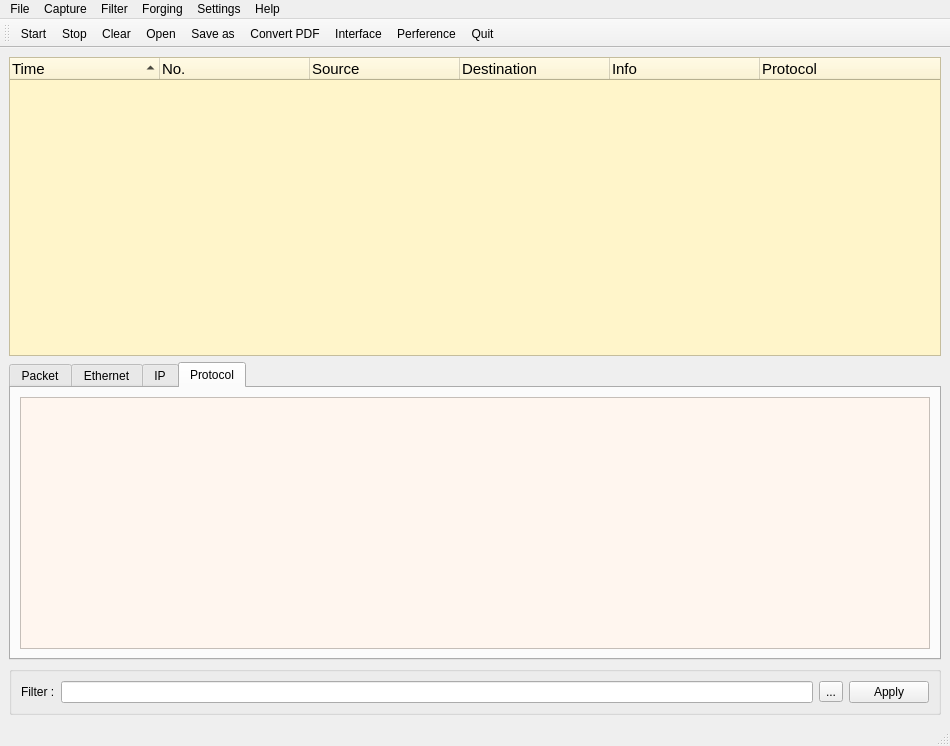
<?xml version="1.0" encoding="UTF-8"?>
<ui version="4.0">
 <class>MainWindow</class>
 <widget class="QMainWindow" name="MainWindow">
  <property name="geometry">
   <rect>
    <x>0</x>
    <y>0</y>
    <width>950</width>
    <height>746</height>
   </rect>
  </property>
  <property name="windowTitle">
   <string>JKSniffer</string>
  </property>
  <property name="windowIcon">
   <iconset>
    <normaloff>icon/icon.png</normaloff>icon/icon.png</iconset>
  </property>
  <widget class="QWidget" name="centralwidget">
   <layout class="QVBoxLayout" name="verticalLayout_2">
    <item>
     <layout class="QVBoxLayout" name="verticalLayout">
      <item>
       <widget class="QTreeWidget" name="packetsList">
        <property name="font">
         <font>
          <family>Cantarell</family>
          <pointsize>11</pointsize>
          <weight>50</weight>
          <italic>false</italic>
          <bold>false</bold>
         </font>
        </property>
        <property name="mouseTracking">
         <bool>true</bool>
        </property>
        <property name="styleSheet">
         <string notr="true">font: 11pt &quot;Cantarell&quot;;
background-color: rgb(255, 245, 202);
selection-background-color: rgb(199, 199, 199);
</string>
        </property>
        <property name="rootIsDecorated">
         <bool>false</bool>
        </property>
        <property name="itemsExpandable">
         <bool>true</bool>
        </property>
        <property name="sortingEnabled">
         <bool>true</bool>
        </property>
        <property name="animated">
         <bool>true</bool>
        </property>
        <property name="columnCount">
         <number>6</number>
        </property>
        <attribute name="headerVisible">
         <bool>true</bool>
        </attribute>
        <attribute name="headerDefaultSectionSize">
         <number>150</number>
        </attribute>
        <attribute name="headerMinimumSectionSize">
         <number>150</number>
        </attribute>
        <column>
         <property name="text">
          <string>Time</string>
         </property>
        </column>
        <column>
         <property name="text">
          <string>No.</string>
         </property>
        </column>
        <column>
         <property name="text">
          <string>Source</string>
         </property>
        </column>
        <column>
         <property name="text">
          <string>Destination</string>
         </property>
        </column>
        <column>
         <property name="text">
          <string>Info</string>
         </property>
        </column>
        <column>
         <property name="text">
          <string>Protocol</string>
         </property>
        </column>
       </widget>
      </item>
      <item>
       <widget class="QTabWidget" name="packetDetail">
        <property name="maximumSize">
         <size>
          <width>16777215</width>
          <height>400</height>
         </size>
        </property>
        <property name="tabPosition">
         <enum>QTabWidget::North</enum>
        </property>
        <property name="tabShape">
         <enum>QTabWidget::Rounded</enum>
        </property>
        <property name="currentIndex">
         <number>3</number>
        </property>
        <widget class="QWidget" name="tab_packet">
         <property name="styleSheet">
          <string notr="true"/>
         </property>
         <attribute name="title">
          <string>Packet</string>
         </attribute>
         <layout class="QGridLayout" name="gridLayout_4">
          <item row="0" column="0">
           <widget class="QTextBrowser" name="tab_packet_hexdump">
            <property name="styleSheet">
             <string notr="true">font: 75 12pt &quot;Courier 10 Pitch&quot;;
background-color: rgb(255, 246, 239);
color: rgb(255, 85, 0);</string>
            </property>
            <property name="html">
             <string>&lt;!DOCTYPE HTML PUBLIC &quot;-//W3C//DTD HTML 4.0//EN&quot; &quot;http://www.w3.org/TR/REC-html40/strict.dtd&quot;&gt;
&lt;html&gt;&lt;head&gt;&lt;meta name=&quot;qrichtext&quot; content=&quot;1&quot; /&gt;&lt;style type=&quot;text/css&quot;&gt;
p, li { white-space: pre-wrap; }
&lt;/style&gt;&lt;/head&gt;&lt;body style=&quot; font-family:'Courier 10 Pitch'; font-size:12pt; font-weight:72; font-style:normal;&quot;&gt;
&lt;p style=&quot; margin-top:0px; margin-bottom:0px; margin-left:0px; margin-right:0px; -qt-block-indent:0; text-indent:0px;&quot;&gt;&lt;span style=&quot; font-family:'Cantarell'; font-weight:400; color:#ff5500;&quot;&gt;No packet selected&lt;/span&gt;&lt;/p&gt;&lt;/body&gt;&lt;/html&gt;</string>
            </property>
           </widget>
          </item>
         </layout>
        </widget>
        <widget class="QWidget" name="tab_ethernet">
         <attribute name="title">
          <string>Ethernet</string>
         </attribute>
         <layout class="QGridLayout" name="gridLayout_6">
          <item row="0" column="0">
           <widget class="QTreeWidget" name="tab_ethernet_list">
            <property name="styleSheet">
             <string notr="true">font: 11pt &quot;Cantarell&quot;;
background-color: rgb(255, 246, 239);
color: rgb(0, 0, 127);</string>
            </property>
            <property name="selectionMode">
             <enum>QAbstractItemView::NoSelection</enum>
            </property>
            <property name="rootIsDecorated">
             <bool>false</bool>
            </property>
            <attribute name="headerVisible">
             <bool>false</bool>
            </attribute>
            <attribute name="headerDefaultSectionSize">
             <number>200</number>
            </attribute>
            <attribute name="headerMinimumSectionSize">
             <number>200</number>
            </attribute>
            <column>
             <property name="text">
              <string>Field name</string>
             </property>
            </column>
            <column>
             <property name="text">
              <string>Value</string>
             </property>
            </column>
           </widget>
          </item>
         </layout>
        </widget>
        <widget class="QWidget" name="tab_ip">
         <attribute name="title">
          <string>IP</string>
         </attribute>
         <layout class="QGridLayout" name="gridLayout_7">
          <item row="0" column="0">
           <widget class="QTreeWidget" name="tab_ip_list">
            <property name="styleSheet">
             <string notr="true">font: 11pt &quot;Cantarell&quot;;
background-color: rgb(255, 246, 239);
color: rgb(0, 0, 127);</string>
            </property>
            <property name="selectionMode">
             <enum>QAbstractItemView::NoSelection</enum>
            </property>
            <property name="rootIsDecorated">
             <bool>false</bool>
            </property>
            <property name="animated">
             <bool>true</bool>
            </property>
            <attribute name="headerVisible">
             <bool>false</bool>
            </attribute>
            <attribute name="headerDefaultSectionSize">
             <number>200</number>
            </attribute>
            <attribute name="headerMinimumSectionSize">
             <number>200</number>
            </attribute>
            <column>
             <property name="text">
              <string>Field name</string>
             </property>
            </column>
            <column>
             <property name="text">
              <string>Value</string>
             </property>
            </column>
           </widget>
          </item>
         </layout>
        </widget>
        <widget class="QWidget" name="tab_protocol">
         <attribute name="title">
          <string>Protocol</string>
         </attribute>
         <layout class="QGridLayout" name="gridLayout_5">
          <item row="0" column="0">
           <widget class="QTreeWidget" name="tab_protocol_list">
            <property name="styleSheet">
             <string notr="true">font: 11pt &quot;Cantarell&quot;;
background-color: rgb(255, 246, 239);
color: rgb(0, 0, 127);</string>
            </property>
            <property name="selectionMode">
             <enum>QAbstractItemView::NoSelection</enum>
            </property>
            <property name="rootIsDecorated">
             <bool>false</bool>
            </property>
            <property name="animated">
             <bool>true</bool>
            </property>
            <attribute name="headerVisible">
             <bool>false</bool>
            </attribute>
            <attribute name="headerDefaultSectionSize">
             <number>200</number>
            </attribute>
            <attribute name="headerMinimumSectionSize">
             <number>200</number>
            </attribute>
            <column>
             <property name="text">
              <string>Field name</string>
             </property>
            </column>
            <column>
             <property name="text">
              <string>Value</string>
             </property>
            </column>
           </widget>
          </item>
         </layout>
        </widget>
       </widget>
      </item>
     </layout>
    </item>
    <item>
     <widget class="QGroupBox" name="groupBox">
      <property name="title">
       <string/>
      </property>
      <layout class="QHBoxLayout" name="horizontalLayout_2">
       <item>
        <widget class="QLabel" name="label">
         <property name="text">
          <string>Filter :</string>
         </property>
        </widget>
       </item>
       <item>
        <widget class="QLineEdit" name="filtersInput">
         <property name="toolTip">
          <string>LayerType/Field/Value, LayerType/Field/Value, ....</string>
         </property>
         <property name="statusTip">
          <string>LayerType/Field/Value, LayerType/Field/Value, ....</string>
         </property>
        </widget>
       </item>
       <item>
        <widget class="QToolButton" name="toolButton">
         <property name="text">
          <string>...</string>
         </property>
        </widget>
       </item>
       <item>
        <widget class="QPushButton" name="filtersApplyBtn">
         <property name="text">
          <string>Apply</string>
         </property>
        </widget>
       </item>
      </layout>
      <zorder>filtersInput</zorder>
      <zorder>filtersApplyBtn</zorder>
      <zorder>toolButton</zorder>
      <zorder>label</zorder>
     </widget>
    </item>
   </layout>
  </widget>
  <widget class="QStatusBar" name="statusbar"/>
  <widget class="QMenuBar" name="menuBar">
   <property name="geometry">
    <rect>
     <x>0</x>
     <y>0</y>
     <width>950</width>
     <height>25</height>
    </rect>
   </property>
   <widget class="QMenu" name="menuFile">
    <property name="title">
     <string>File</string>
    </property>
    <addaction name="actionOpen"/>
    <addaction name="actionSave_as"/>
    <addaction name="actionConvert_PDF"/>
    <addaction name="actionQuit"/>
   </widget>
   <widget class="QMenu" name="menuCapture">
    <property name="title">
     <string>Capture</string>
    </property>
    <addaction name="actionStart"/>
    <addaction name="actionStop"/>
    <addaction name="actionClear"/>
   </widget>
   <widget class="QMenu" name="menuForging">
    <property name="title">
     <string>Forging</string>
    </property>
   </widget>
   <widget class="QMenu" name="menuSettings">
    <property name="title">
     <string>Settings</string>
    </property>
    <addaction name="actionInterface"/>
    <addaction name="actionPacket"/>
    <addaction name="actionPerference"/>
   </widget>
   <widget class="QMenu" name="menuFilter">
    <property name="title">
     <string>Filter</string>
    </property>
   </widget>
   <widget class="QMenu" name="menuHelp">
    <property name="title">
     <string>Help</string>
    </property>
    <addaction name="actionAbout"/>
    <addaction name="actionManual"/>
   </widget>
   <addaction name="menuFile"/>
   <addaction name="menuCapture"/>
   <addaction name="menuFilter"/>
   <addaction name="menuForging"/>
   <addaction name="menuSettings"/>
   <addaction name="menuHelp"/>
  </widget>
  <widget class="QToolBar" name="toolBar">
   <property name="windowTitle">
    <string>toolBar</string>
   </property>
   <attribute name="toolBarArea">
    <enum>TopToolBarArea</enum>
   </attribute>
   <attribute name="toolBarBreak">
    <bool>false</bool>
   </attribute>
   <addaction name="actionStart"/>
   <addaction name="actionStop"/>
   <addaction name="actionClear"/>
   <addaction name="actionOpen"/>
   <addaction name="actionSave_as"/>
   <addaction name="actionConvert_PDF"/>
   <addaction name="actionInterface"/>
   <addaction name="actionPerference"/>
   <addaction name="actionQuit"/>
  </widget>
  <action name="actionOpen">
   <property name="icon">
    <iconset>
     <normaloff>imgs/edit.png</normaloff>imgs/edit.png</iconset>
   </property>
   <property name="text">
    <string>Open</string>
   </property>
   <property name="shortcut">
    <string>Ctrl+O</string>
   </property>
  </action>
  <action name="actionSave_as">
   <property name="icon">
    <iconset>
     <normaloff>imgs/save.png</normaloff>imgs/save.png</iconset>
   </property>
   <property name="text">
    <string>Save as</string>
   </property>
   <property name="shortcut">
    <string>Ctrl+S</string>
   </property>
  </action>
  <action name="actionConvert_PDF">
   <property name="icon">
    <iconset>
     <normaloff>imgs/download.png</normaloff>imgs/download.png</iconset>
   </property>
   <property name="text">
    <string>Convert PDF</string>
   </property>
   <property name="shortcut">
    <string>F1</string>
   </property>
  </action>
  <action name="actionQuit">
   <property name="icon">
    <iconset>
     <normaloff>imgs/quit.png</normaloff>imgs/quit.png</iconset>
   </property>
   <property name="text">
    <string>Quit</string>
   </property>
   <property name="shortcut">
    <string>Ctrl+Q</string>
   </property>
  </action>
  <action name="actionPerference">
   <property name="icon">
    <iconset>
     <normaloff>imgs/config.png</normaloff>imgs/config.png</iconset>
   </property>
   <property name="text">
    <string>Perference</string>
   </property>
  </action>
  <action name="actionInterface">
   <property name="icon">
    <iconset>
     <normaloff>imgs/search.png</normaloff>imgs/search.png</iconset>
   </property>
   <property name="text">
    <string>Interface</string>
   </property>
  </action>
  <action name="actionStart">
   <property name="icon">
    <iconset>
     <normaloff>imgs/start.png</normaloff>imgs/start.png</iconset>
   </property>
   <property name="text">
    <string>Start </string>
   </property>
   <property name="shortcut">
    <string>F5</string>
   </property>
  </action>
  <action name="actionStop">
   <property name="icon">
    <iconset>
     <normaloff>imgs/stop2.png</normaloff>imgs/stop2.png</iconset>
   </property>
   <property name="text">
    <string>Stop</string>
   </property>
   <property name="shortcut">
    <string>F5</string>
   </property>
  </action>
  <action name="actionAbout">
   <property name="text">
    <string>About</string>
   </property>
  </action>
  <action name="actionManual">
   <property name="text">
    <string>Manual</string>
   </property>
  </action>
  <action name="actionPacket">
   <property name="text">
    <string>Packet</string>
   </property>
  </action>
  <action name="actionClear">
   <property name="icon">
    <iconset>
     <normaloff>imgs/stop.png</normaloff>imgs/stop.png</iconset>
   </property>
   <property name="text">
    <string>Clear</string>
   </property>
   <property name="toolTip">
    <string>Clear</string>
   </property>
  </action>
 </widget>
 <resources/>
 <connections/>
</ui>
